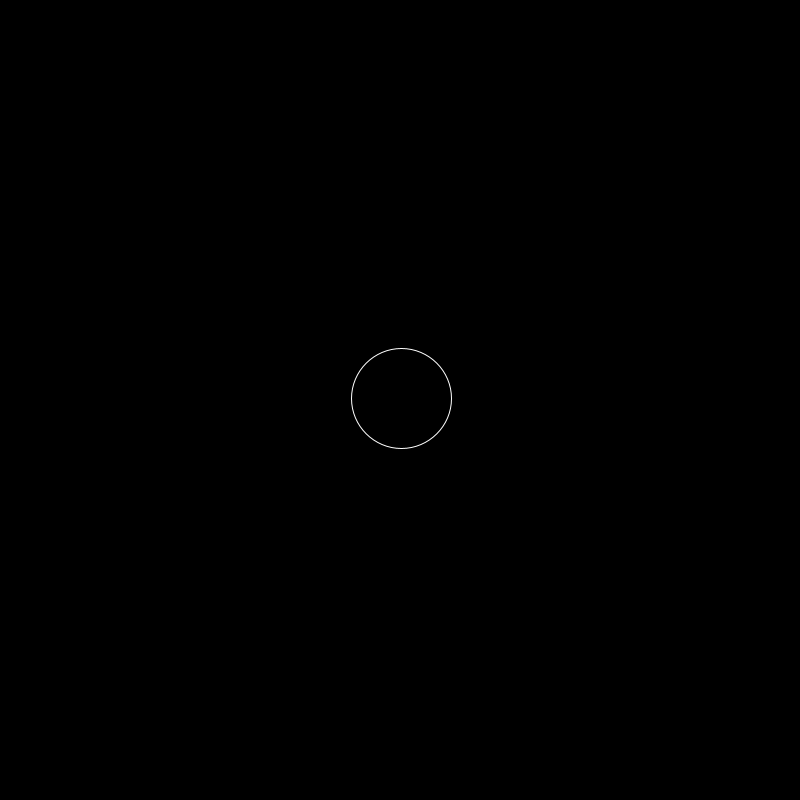
Frame 1 (no input)
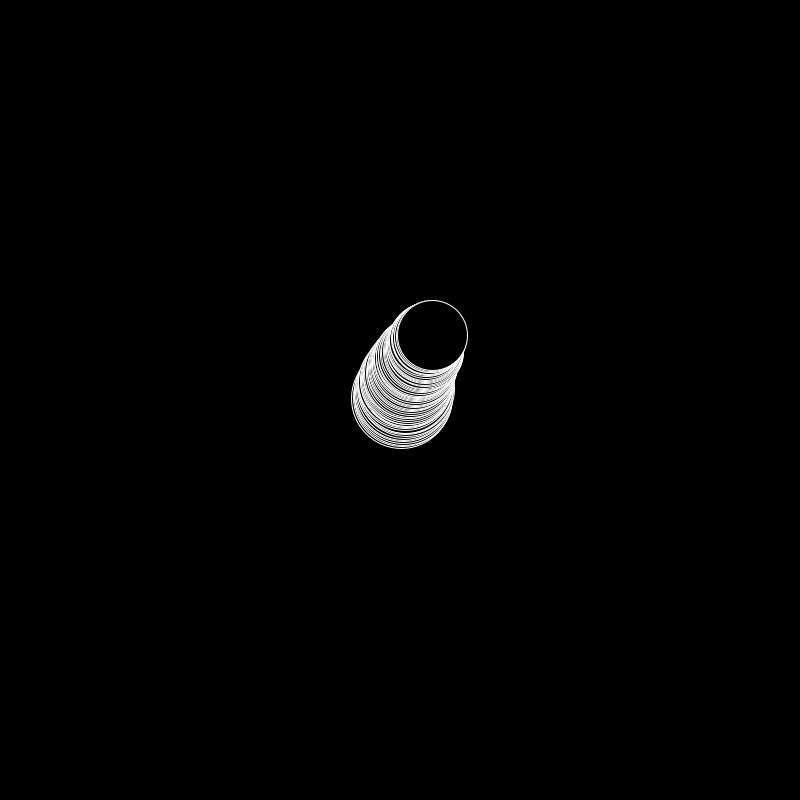
Frame 60 (the mouse pressed at the canvas centre just before this capture)
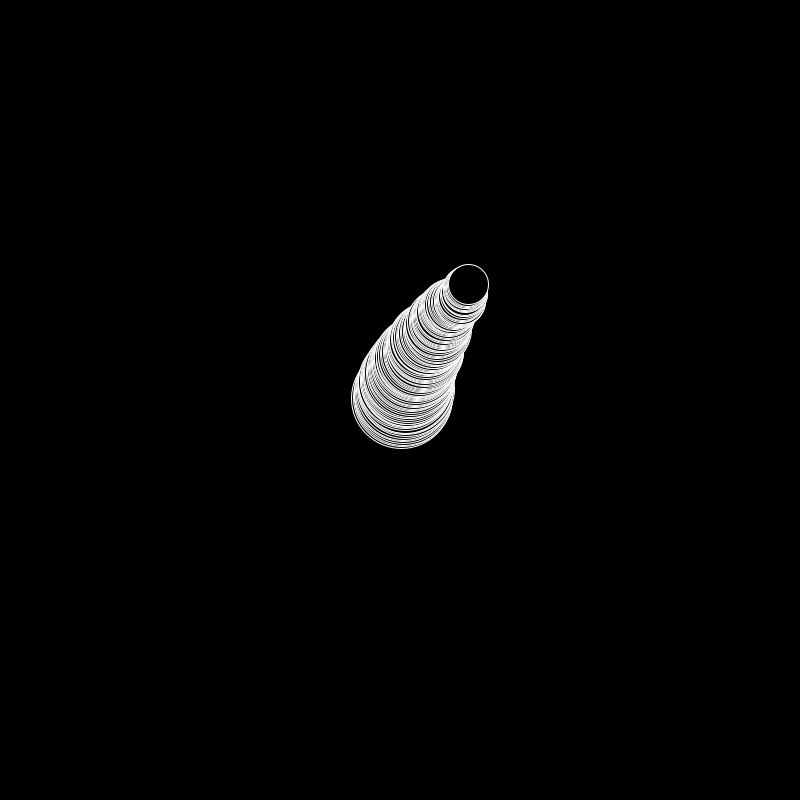
Frame 120 (the mouse held since frame 60 and released just before this capture)

The Processing sketch that drew these frames (run headless with seeded random() and noise(); from frame 60 on, the mouse is pressed at the canvas centre):

// Processing sketch: Conditions01
// ── Conditions01.pde
/*
These lessons are based, copied and sometimes modified from the following repos:
visiophone/LSI
jeffThompson/ProcessingTeachingSketches
*/

//circle positions and velocity
float posX=400;
float posY=400;
float velX=random(-2,2);
float velY=random(-2,2);

// circle size
float raio=100;

// START condition . boolean True or False;
boolean start=false;

void setup()
{
  size(800,800);
  background(0);
}

void draw()
{  
  posX=posX+velX+random(-1,1); //updating pos and adds noise
  posY=posY+velY+random(-1,1); //updating pos and adds noise
  
  //another type of syntax for if conditions
  if(posX<0 || posX>width)  start=true; // checking if circle has passed the limits Screen
  if(posY<0 || posY>height) start=true; // checking if circle has passed the limits Screen
    
  raio=raio-0.5; // making circle smaller and smaller each time it moves
  
  if(raio<0) {start=true;} // // checking is size is zero
  
  // drawing circle  
  stroke(255); 
  fill(0);
  ellipse(posX, posY, raio, raio);
  
  //START
  if (start==true)
  { 
    //ball starts at the center of the screen
    posX=width/2;
    posY=height/2;
    
    //new ball size 
    raio=random(50,150);
    
    // new velocity / direction
    velX=random(-2,2);
    velY=random(-2,2);
    
    //Ending START condition. 
    start=false;
  }
   
}
